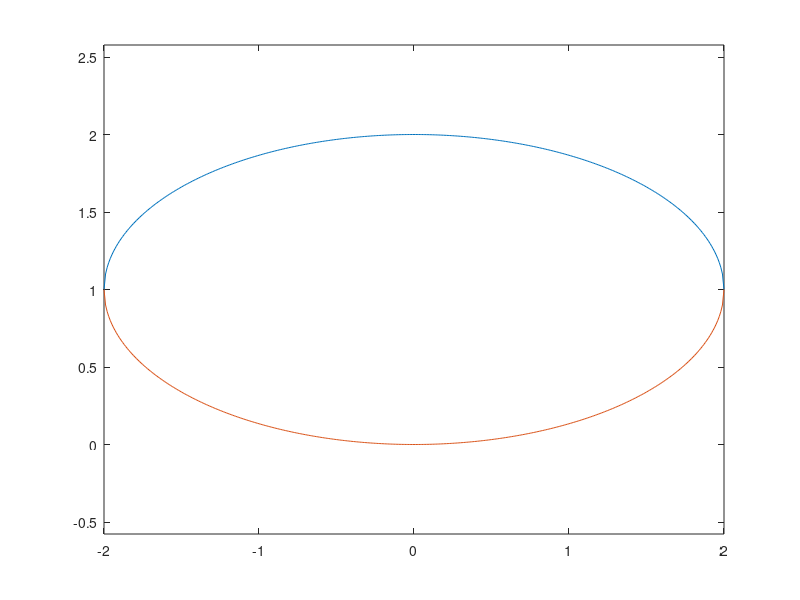

Recreate this plot in MATLAB.
close all
x0=0;
y0=1;
a=2;
b=a/2;
x=(-a:0.01:a)+x0;
a=2;
b=a/2;
y=b*sqrt(1-((x-x0)/a).^2);
plot(x,y+y0)
hold on
plot(x,-y+y0)
axis equal
